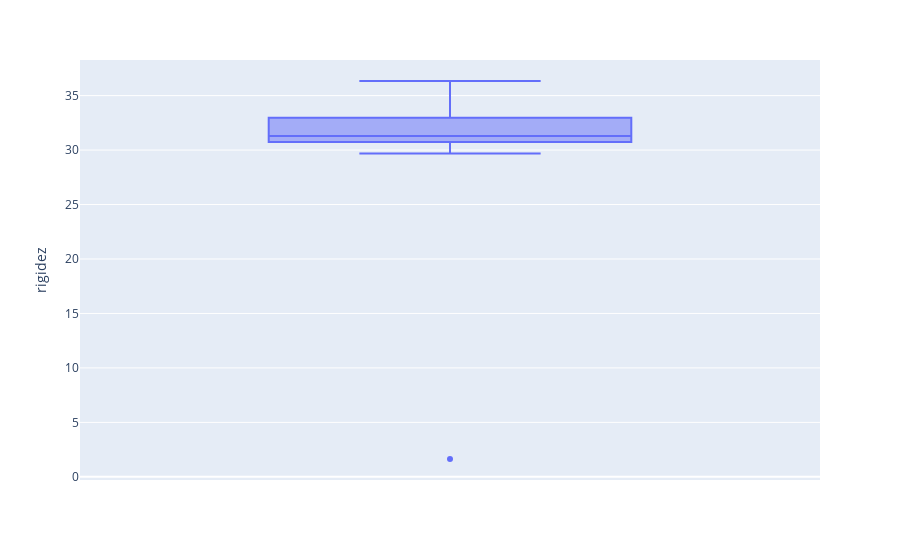

Notebook code cell kept with this figure:
### Code cell
boxplot = px.box(dados_1, y="rigidez")
boxplot.show()

### Figure 1 — Plotly figure (JSON) as saved in the notebook; plotly's stock layout.template omitted (floating-point values rounded to 4 significant figures)
{"data": [{"alignmentgroup": "True", "hovertemplate": "rigidez=%{y}<extra></extra>", "legendgroup": "", "marker": {"color": "#636efa"}, "name": "", "notched": false, "offsetgroup": "", "orientation": "v", "showlegend": false, "type": "box", "x0": " ", "xaxis": "x", "y": [34.48, 34.88, 32.86, 36.34, 31.25, 31.98, 33.66, 31.3, 33.33, 33.87, 33.63, 31.03, 31.3, 31.91, 31.38, 30.81, 30.81, 29.68, 30.18, 30.54, 30.63, 30.93, 30.57, 31.4, 31.89, 30.81, 30.77, 1.64, 30.02], "y0": " ", "yaxis": "y"}], "layout": {"boxmode": "group", "legend": {"tracegroupgap": 0}, "margin": {"t": 60}, "xaxis": {"anchor": "y", "domain": [0, 1]}, "yaxis": {"anchor": "x", "domain": [0, 1], "title": {"text": "rigidez"}}}}
